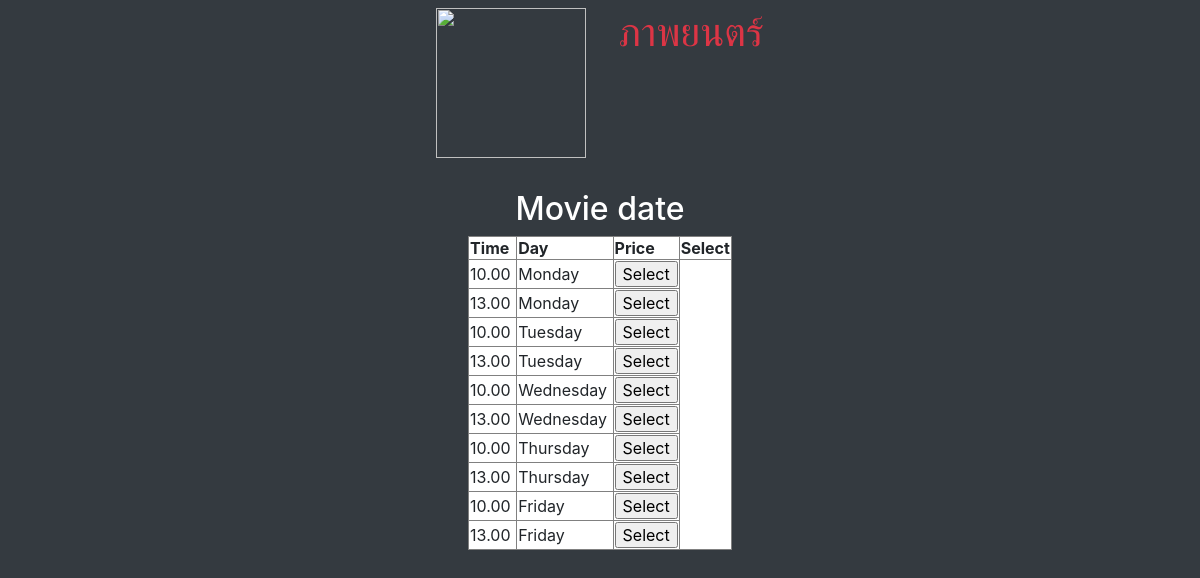
/time.php, run on the app's committed database.
### tables this page shows
CREATE TABLE `date` (
  `id_date` int(150) NOT NULL,
  `time` varchar(150) NOT NULL,
  `date` varchar(150) NOT NULL
);

### time.php (the view, shortened to what this page needs)
<html>
<head><title>Select Date</title></head>
 <link rel="stylesheet" href="https://stackpath.bootstrapcdn.com/bootstrap/4.3.1/css/bootstrap.min.css">
<body class="container bg-dark">
<ul class="nav justify-content-center bg-dark">
  <li class="nav-item">
    <a class="nav-link active " href="#"> <img src="http://www.codemobiles.com/biz/images/sf-ipad.png" width="150px"></a>
  </li>
  <li>
  <a class="nav-link active text-danger  " ><h1>ภาพยนตร์</h1></a>
</li>
</ul>
<?php
echo '<center>';
echo '<br>';
echo '<font color="white"> ';
echo '<h2>Movie date</h2>';
echo '<font >';
$connect = mysqli_connect("localhost","root","","move_ticket");
if(!isset($smtDelete)){
      $sql ='select * from date';
      $result = mysqli_query($connect,$sql);
      $numrows = mysqli_num_rows($result);
      $numfields = mysqli_num_fields($result);
}
if(!$result){
echo '<b>Error </b>'.mysqli_errno().': '.mysqli_error().'<br>';
}elseif ($numrows==0){
echo '<b>Query executed successfully but no row returns!</b>';
}else{
         echo '<table border=1 bgcolor="white" > ';
		 echo '<tr>';
     echo '<th>';
		 echo 'Time';
		 echo '</th>';
		 echo '<th>';
		 echo 'Day';
             echo '</th>';
             echo '<th>';
		 echo 'Price';
		 echo '</th>';
		 echo '<th>';
		 echo 'Select';
		 echo '</th>';
		 echo '</tr>';
         while ($row = mysqli_fetch_array($result)){
					 echo '<form name="frmDelete'.$row['id_date'].'" method ="post" action="chair.php">'."\n";
                     echo '<tr>';
                     for ($i=1; $i<$numfields; $i++){
                             echo '<td>'.$row[$i].'&nbsp;</td>'."\n";
                     }
                      echo '<td><input name="Select" type="submit" value="Select" onClick="return confirmDelete();"></td>'."\n";
                      echo '</tr>'."\n";
                      echo '</form>'."\n";
                     }
                     echo '</table>';
                     echo '<br>';
          }
echo '</center>';
?>
</body>
</html>

### data on the page
date: time "10.00", date "Monday"
date: time "13.00", date "Monday"
date: time "10.00", date "Tuesday"
date: time "13.00", date "Tuesday"
date: time "10.00", date "Wednesday"
date: time "13.00", date "Wednesday"
date: time "10.00", date "Thursday"
date: time "13.00", date "Thursday"
date: time "10.00", date "Friday"
date: time "13.00", date "Friday"
